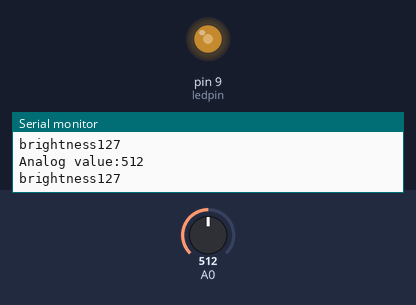
This sketch was run on a simulated Arduino Uno, built with avr-gcc and run on an emulated ATmega328P. On the bench: output pins drawn as LEDs (lit = HIGH), the last lines printed to the serial monitor. The test bench sets the inputs (shaded band); at power-on: A0 = 512.

Above: at 1.2 s.
1.3 s: A0 set to 716
At 1.8 s:
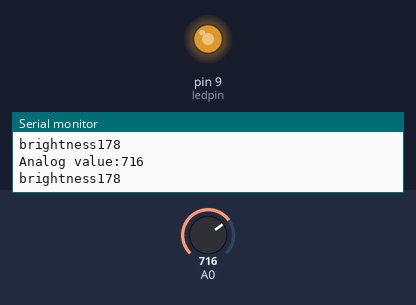
2.8 s: A0 set to 900
At 3.3 s:
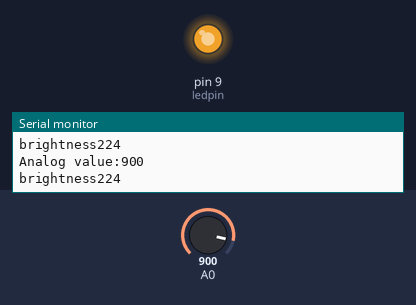
4.3 s: A0 set to 122
At 4.8 s:
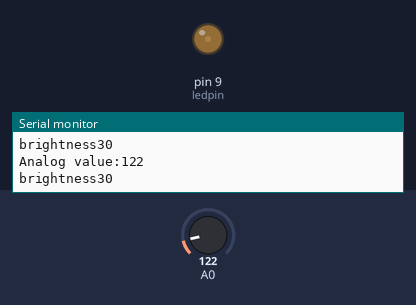
5.8 s: A0 set to 0
At 6.3 s:
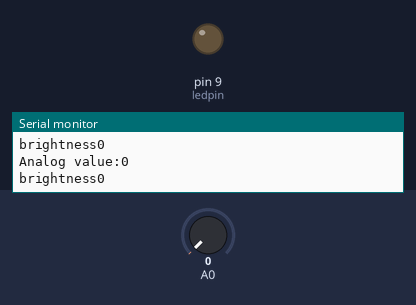
7.3 s: A0 set to 511
At 7.7 s:
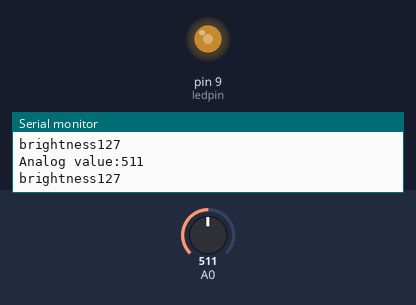
Timing chart, 0 to 9.8 s (numbered marks = the images above; inputs shaded):
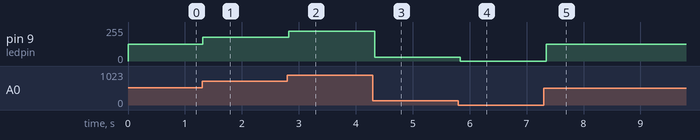

Measured:
- after the input at 1.3 s, pin 9 (ledpin): 127/255 → 178/255 at once
- after the input at 2.8 s, pin 9 (ledpin): 178/255 → 224/255 at once
- after the input at 4.3 s, pin 9 (ledpin): 224/255 → 30/255 at once
- after the input at 5.8 s, pin 9 (ledpin): 30/255 → 0/255 at once
- after the input at 7.3 s, pin 9 (ledpin): 0/255 → 127/255 after 0.05 s

The sketch:

lab2-exp2.ino
```cpp
int ledpin=9;

void setup() {
  // put your setup code here, to run once:
  Serial.begin(9600);
  pinMode(ledpin,OUTPUT);
}

void loop() {
  // put your main code here, to run repeatedly:
  int analogvalue=analogRead(A0);
  int brightness=map(analogvalue,0,1023,0,255);
  analogWrite(ledpin,brightness);
  Serial.print("\nAnalog value:");
  Serial.print(analogvalue);
  Serial.print("\nbrightness");
  Serial.print(brightness);
  delay(100);
}
```
